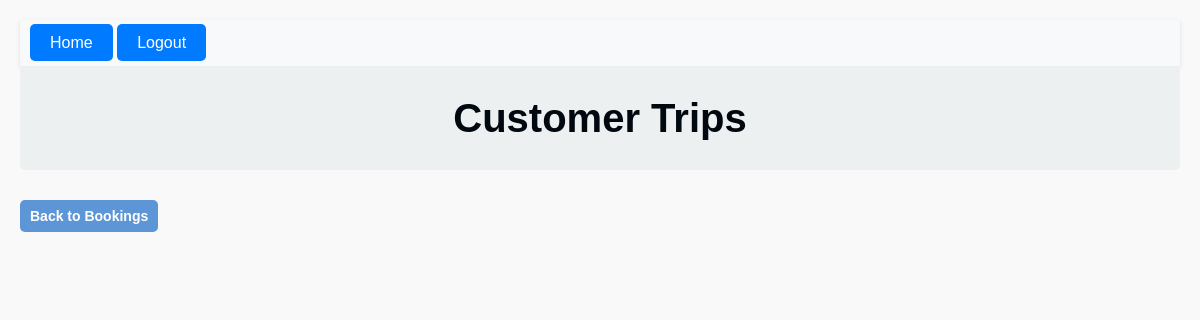
The app's page /customer-trips/3/ (signed in), older data.
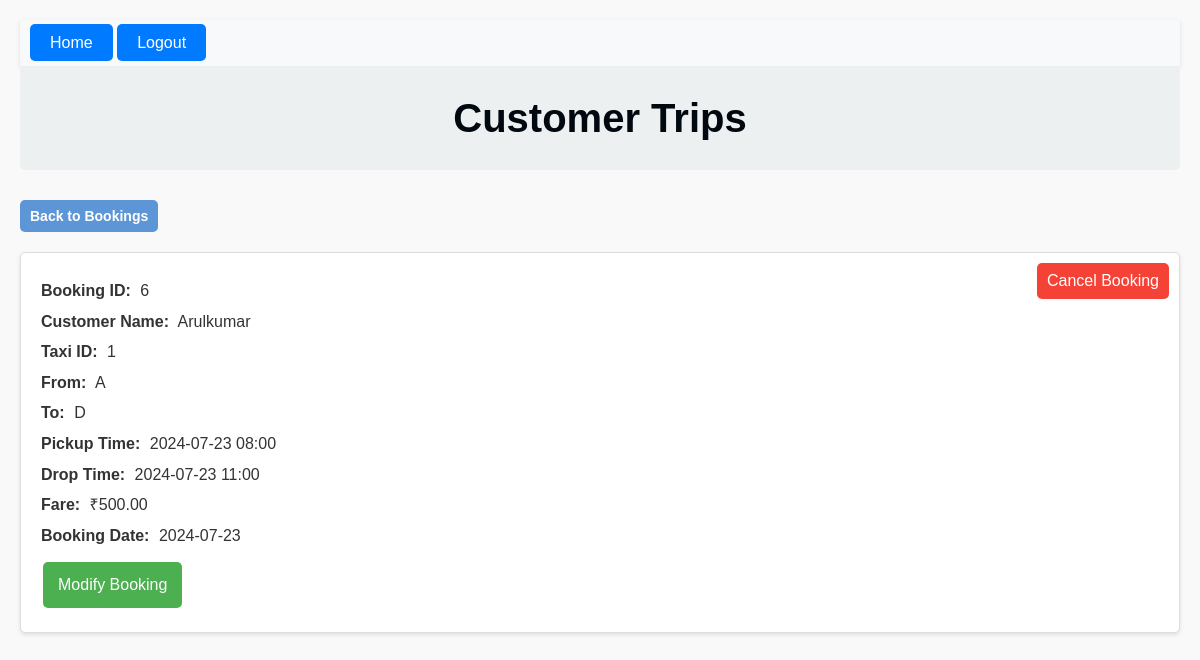
The same page, newer data.
### bookings/models.py (models this page shows, shortened)
class Booking(models.Model):
    booking_id = models.AutoField(primary_key=True)
    taxi = models.ForeignKey(Taxi, on_delete=models.CASCADE)
    customer = models.ForeignKey(Customer, on_delete=models.CASCADE)
    pickup_point = models.CharField(max_length=1, choices=[('A', 'A'), ('B', 'B'), ('C', 'C'), ('D', 'D'), ('E', 'E'), ('F', 'F')])
    drop_point = models.CharField(max_length=1, choices=[('A', 'A'), ('B', 'B'), ('C', 'C'), ('D', 'D'), ('E', 'E'), ('F', 'F')])
    pickup_time = models.DateTimeField()
    drop_time = models.DateTimeField(default=None, null=True, blank=True)
    booking_time = models.TimeField(auto_now_add=True)
    booking_date = models.DateField(auto_now_add=True)
    fare_amount = models.DecimalField(max_digits=10, decimal_places=2,default=0)

class Customer(models.Model):
    user = models.OneToOneField(User, null=True, blank=True, on_delete=models.SET_NULL)
    customer_id = models.AutoField(primary_key=True)
    customer_name = models.CharField(max_length=255)

class Taxi(models.Model):
    taxi_id = models.AutoField(primary_key=True)
    driver = models.OneToOneField(User, on_delete=models.SET_NULL, null=True, related_name='assigned_taxi')
    current_location = models.CharField(max_length=1, choices=[('A', 'A'), ('B', 'B'), ('C', 'C'), ('D', 'D'), ('E', 'E'), ('F', 'F')],default='A')
    earnings = models.DecimalField(max_digits=10, decimal_places=2, default=0.0)
    location_index = models.IntegerField(default=0)

### bookings/views.py (the view)
# urls.py: path('customer-trips/<int:customer_id>/', views.view_customer_trips, name='view_customer_trips'),
@login_required
def view_customer_trips(request, customer_id):
    if request.user.is_superuser or (hasattr(request.user, 'customer') and request.user.customer.customer_id == customer_id):
        customer_bookings = Booking.objects.filter(customer_id=customer_id)
        return render(request, 'customer_trips.html', {'customer_bookings': customer_bookings})
    else:
        messages.error(request, "You don't have permission to view these trips.")
        return redirect('display_taxi_details')

### bookings/templates/customer_trips.html (shortened to what this page needs)
{% extends 'base.html' %}
{% block content %}
<body class="customer-body">
    <h1 class="customer-header">Customer Trips</h1>
    <div class="back-to-bookings">
        <a href="{% url 'display_taxi_details' %}" class="back-btn">Back to Bookings</a>
    </div>
    {% for booking in customer_bookings %}
    <div class="trip">
        <p><strong>Booking ID:</strong> {{ booking.booking_id }}</p>
        <p><strong>Customer Name:</strong> {{ booking.customer.customer_name }}</p>
        <p><strong>Taxi ID:</strong> {{ booking.taxi.taxi_id }}</p>
        <p><strong>From:</strong> {{ booking.pickup_point }}</p>
        <p><strong>To:</strong> {{ booking.drop_point }}</p>
        <p><strong>Pickup Time:</strong> {{ booking.pickup_time|date:"Y-m-d H:i" }}</p>
        <p><strong>Drop Time:</strong> {{ booking.drop_time|date:"Y-m-d H:i" }}</p>
        <p><strong>Fare:</strong> ₹{{ booking.fare_amount }}</p>
        <p><strong>Booking Date:</strong> {{ booking.booking_date|date:"Y-m-d" }}</p>
        {% if user.is_superuser or user.customer == booking.customer %}
        <div class="booking-actions">
            <a href="{% url 'cancel_booking' %}?booking_id={{ booking.booking_id }}" class="cancel-btn">Cancel Booking</a>
            <a href="{% url 'modify_booking' %}?booking_id={{ booking.booking_id }}" class="modify-btn">Modify Booking</a>
        </div>
        {% endif %}
    </div>
    {% endfor %}
</body>
{% endblock %}

Row changes from the older to the newer data that the page shows:
added Booking: booking_id "6", customer.customer_name "Arulkumar", taxi.taxi_id "1", pickup_point "A", drop_point "D", pickup_time "2024-07-23 08:00", drop_time "2024-07-23 11:00", fare_amount "500.00", booking_date "2024-07-23"
